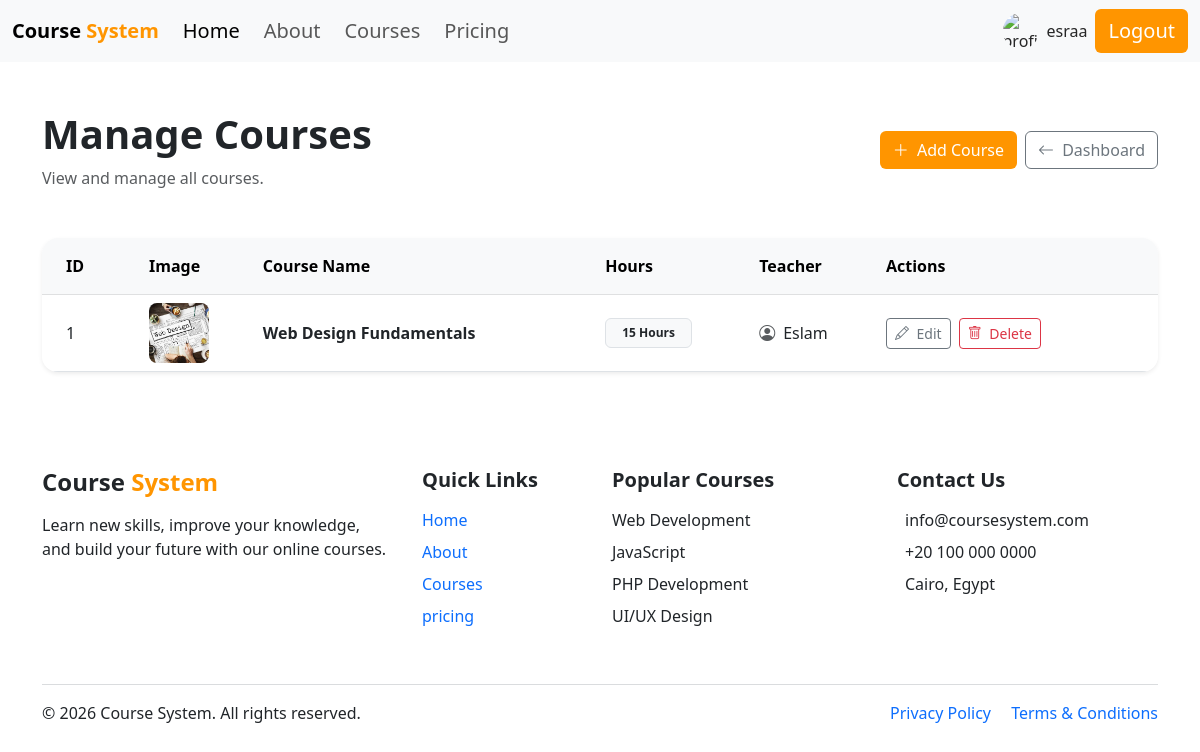
The app's page /manage_courses.php (signed in) with its own data.
### tables this page shows
CREATE TABLE `courses` (
  `id` int(11) NOT NULL,
  `name` varchar(100) NOT NULL,
  `hours` int(11) NOT NULL,
  `teacher_id` int(11) NOT NULL,
  `image` varchar(255) NOT NULL,
  `avatar` varchar(255) NOT NULL,
  `description` text NOT NULL
);

CREATE TABLE `users` (
  `id` int(11) NOT NULL,
  `name` varchar(100) NOT NULL,
  `email` varchar(100) NOT NULL,
  `password` varchar(255) NOT NULL,
  `role` varchar(50) NOT NULL,
  `image` varchar(255) NOT NULL
);

### manage_courses.php (the view, shortened to what this page needs)
<?php
include "connect.php";
$sql = "SELECT courses.id, courses.name, courses.hours, courses.image,
               users.name AS teacher_name
        FROM courses
        JOIN teachers ON courses.teacher_id = teachers.id
        JOIN users ON teachers.user_id = users.id";
$result = $conn->query($sql);
include "header.php";
?>
<div class="container py-5">
    <div class="d-flex flex-column flex-md-row justify-content-between align-items-md-center gap-3 mb-5">
        <div>
            <h1 class="fw-bold mb-2">
                Manage Courses
            </h1>
            <p class="text-muted mb-0">
                View and manage all courses.
            </p>
        </div>
        <div class="d-flex gap-2">
            <a href="add_course.php"
               class="btn text-white fw-medium"
               style="background-color: #FF9500;">
                <i class="bi bi-plus-lg me-1"></i>
                Add Course
            </a>
            <a href="admin_dashboard.php"
               class="btn btn-outline-secondary fw-medium">
                <i class="bi bi-arrow-left me-1"></i>
                Dashboard
            </a>
        </div>
    </div>
    <div class="card border-0 shadow-sm rounded-4 overflow-hidden">
        <div class="card-body p-0">
            <div class="table-responsive">
                <table class="table table-hover align-middle mb-0">
                    <thead class="table-light">
                        <tr>
                            <th class="px-4 py-3">
                                ID
                            </th>
                            <th class="py-3">
                                Image
                            </th>
                            <th class="py-3">
                                Course Name
                            </th>
                            <th class="py-3">
                                Hours
                            </th>
                            <th class="py-3">
                                Teacher
                            </th>
                            <th class="py-3 pe-4">
                                Actions
                            </th>
                        </tr>
                    </thead>
                    <tbody>
                    <?php if ($result && $result->num_rows > 0): ?>
                        <?php while ($course = $result->fetch_assoc()): ?>
                            <tr>
                                <td class="px-4 fw-medium">
                                    <?php echo $course['id']; ?>
                                </td>
                                <td>
                                    <?php if (!empty($course['image'])): ?>
                                        <img
                                            src="upload/<?php echo htmlspecialchars($course['image']); ?>"
                                            alt="Course Image"
                                            class="rounded-3"
                                            style="
                                                width: 60px;
                                                height: 60px;
                                                object-fit: cover;
                                            "
                                        >
                                    <?php endif; ?>
                                </td>
                                <td>
                                    <span class="fw-semibold">
                                        <?php echo htmlspecialchars($course['name']); ?>
                                    </span>
                                </td>
                                <td>
                                    <span class="badge bg-light text-dark border px-3 py-2">
                                        <?php echo htmlspecialchars($course['hours']); ?> Hours
                                    </span>
                                </td>
                                <td>
                                    <div class="d-flex align-items-center gap-2">
                                        <i class="bi bi-person-circle text-muted"></i>
                                        <span>
                                            <?php echo htmlspecialchars($course['teacher_name']); ?>
                                        </span>
                                    </div>
                                </td>
                                <td class="pe-4">
                                    <div class="d-flex gap-2">
                                        <a
                                            href="edit_course.php?id=<?php echo $course['id']; ?>"
                                            class="btn btn-sm btn-outline-secondary"
                                        >
                                            <i class="bi bi-pencil me-1"></i>
                                            Edit
                                        </a>
                                        <a
                                            href="delete_course.php?id=<?php echo $course['id']; ?>"
                                            class="btn btn-sm btn-outline-danger"
                                            onclick="return confirm('Are you sure you want to delete this course?');"
                                        >
                                            <i class="bi bi-trash me-1"></i>
                                            Delete
                                        </a>
                                    </div>
                                </td>
                            </tr>
                        <?php endwhile; ?>
                    <?php endif; ?>
                    </tbody>
                </table>
            </div>
        </div>
    </div>
</div>
<?php
include "footer.php";
?>

### records on screen
courses: id "1", image (picture), name "Web Design Fundamentals", hours "15", users.name "Eslam"

### other values on screen
$_SESSION['name'] "esraa"
